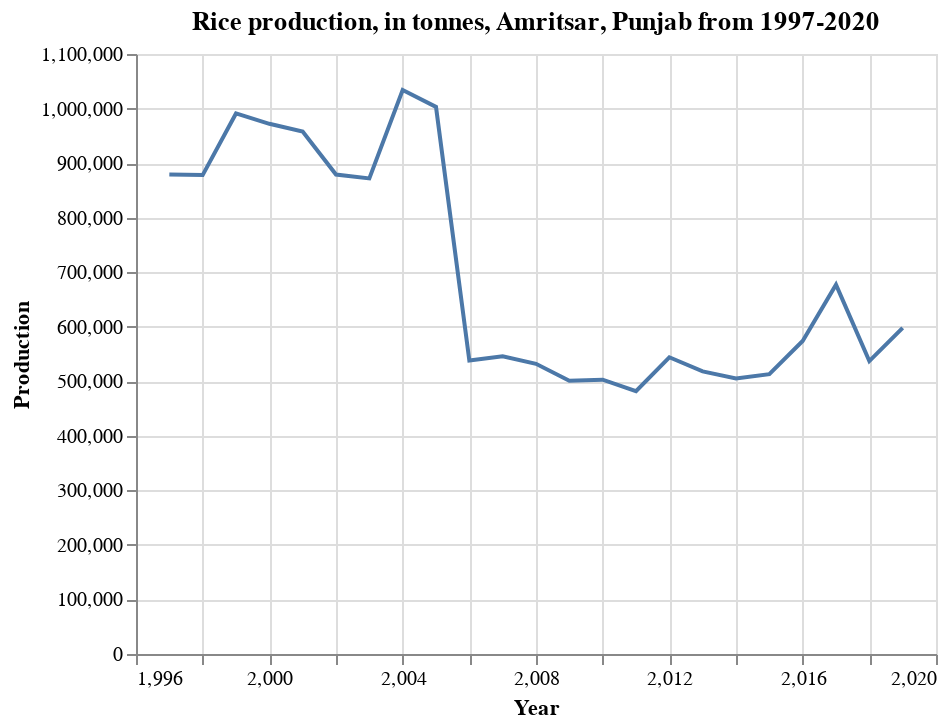

Notebook code for this chart:
### Markdown cell above
### Amritsar

### Code cell
df_pj_am = df_pj_rice.loc[df['District'] == 'AMRITSAR']

alt.Chart(df_pj_am).mark_line().encode(
    x='Year',
    y=('Production')
).properties(
    title='Rice production, in tonnes, Amritsar, Punjab from 1997-2020')

### Figure 1 — Vega-Lite specification as saved in the notebook (floating-point values rounded to 4 significant figures)
{"$schema": "https://vega.github.io/schema/vega-lite/v4.17.0.json", "config": {"view": {"continuousHeight": 300, "continuousWidth": 400}}, "data": {"name": "data-dc244bdb2d1e913294234ea54c1a34fd"}, "datasets": {"data-dc244bdb2d1e913294234ea54c1a34fd": [{"Area": 319000, "Area Units": "Hectare", "Crop": "Rice", "District": "AMRITSAR", "Production": 958000, "Production Units": "Tonnes", "Season": "Kharif", "State": "Punjab", "Year": 2001, "Yield": 3.003}, {"Area": 311000, "Area Units": "Hectare", "Crop": "Rice", "District": "AMRITSAR", "Production": 879000, "Production Units": "Tonnes", "Season": "Kharif", "State": "Punjab", "Year": 2002, "Yield": 2.826}, {"Area": 326000, "Area Units": "Hectare", "Crop": "Rice", "District": "AMRITSAR", "Production": 872000, "Production Units": "Tonnes", "Season": "Kharif", "State": "Punjab", "Year": 2003, "Yield": 2.675}, {"Area": 334000, "Area Units": "Hectare", "Crop": "Rice", "District": "AMRITSAR", "Production": 1034000, "Production Units": "Tonnes", "Season": "Kharif", "State": "Punjab", "Year": 2004, "Yield": 3.096}, {"Area": 345000, "Area Units": "Hectare", "Crop": "Rice", "District": "AMRITSAR", "Production": 1003000, "Production Units": "Tonnes", "Season": "Kharif", "State": "Punjab", "Year": 2005, "Yield": 2.907}, {"Area": 178000, "Area Units": "Hectare", "Crop": "Rice", "District": "AMRITSAR", "Production": 538000, "Production Units": "Tonnes", "Season": "Kharif", "State": "Punjab", "Year": 2006, "Yield": 3.022}, {"Area": 178000, "Area Units": "Hectare", "Crop": "Rice", "District": "AMRITSAR", "Production": 546000, "Production Units": "Tonnes", "Season": "Kharif", "State": "Punjab", "Year": 2007, "Yield": 3.067}, {"Area": 183000, "Area Units": "Hectare", "Crop": "Rice", "District": "AMRITSAR", "Production": 532000, "Production Units": "Tonnes", "Season": "Kharif", "State": "Punjab", "Year": 2008, "Yield": 2.907}, {"Area": 185000, "Area Units": "Hectare", "Crop": "Rice", "District": "AMRITSAR", "Production": 501000, "Production Units": "Tonnes", "Season": "Kharif", "State": "Punjab", "Year": 2009, "Yield": 2.708}, {"Area": 186000, "Area Units": "Hectare", "Crop": "Rice", "District": "AMRITSAR", "Production": 503000, "Production Units": "Tonnes", "Season": "Kharif", "State": "Punjab", "Year": 2010, "Yield": 2.704}, {"Area": 184000, "Area Units": "Hectare", "Crop": "Rice", "District": "AMRITSAR", "Production": 482000, "Production Units": "Tonnes", "Season": "Kharif", "State": "Punjab", "Year": 2011, "Yield": 2.62}, {"Area": 185000, "Area Units": "Hectare", "Crop": "Rice", "District": "AMRITSAR", "Production": 544000, "Production Units": "Tonnes", "Season": "Kharif", "State": "Punjab", "Year": 2012, "Yield": 2.941}, {"Area": 182000, "Area Units": "Hectare", "Crop": "Rice", "District": "AMRITSAR", "Production": 518000, "Production Units": "Tonnes", "Season": "Kharif", "State": "Punjab", "Year": 2013, "Yield": 2.846}, {"Area": 182000, "Area Units": "Hectare", "Crop": "Rice", "District": "AMRITSAR", "Production": 505000, "Production Units": "Tonnes", "Season": "Kharif", "State": "Punjab", "Year": 2014, "Yield": 2.775}, {"Area": 181000, "Area Units": "Hectare", "Crop": "Rice", "District": "AMRITSAR", "Production": 513000, "Production Units": "Tonnes", "Season": "Kharif", "State": "Punjab", "Year": 2015, "Yield": 2.834}, {"Area": 180000, "Area Units": "Hectare", "Crop": "Rice", "District": "AMRITSAR", "Production": 574000, "Production Units": "Tonnes", "Season": "Kharif", "State": "Punjab", "Year": 2016, "Yield": 3.189}, {"Area": 180000, "Area Units": "Hectare", "Crop": "Rice", "District": "AMRITSAR", "Production": 677000, "Production Units": "Tonnes", "Season": "Kharif", "State": "Punjab", "Year": 2017, "Yield": 3.761}, {"Area": 180000, "Area Units": "Hectare", "Crop": "Rice", "District": "AMRITSAR", "Production": 537000, "Production Units": "Tonnes", "Season": "Kharif", "State": "Punjab", "Year": 2018, "Yield": 2.983}, {"Area": 181000, "Area Units": "Hectare", "Crop": "Rice", "District": "AMRITSAR", "Production": 598000, "Production Units": "Tonnes", "Season": "Kharif", "State": "Punjab", "Year": 2019, "Yield": 3.304}, {"Area": 292000, "Area Units": "Hectare", "Crop": "Rice", "District": "AMRITSAR", "Production": 879000, "Production Units": "Tonnes", "Season": "Kharif", "State": "Punjab", "Year": 1997, "Yield": 3.01}, {"Area": 305000, "Area Units": "Hectare", "Crop": "Rice", "District": "AMRITSAR", "Production": 878000, "Production Units": "Tonnes", "Season": "Kharif", "State": "Punjab", "Year": 1998, "Yield": 2.879}, {"Area": 319000, "Area Units": "Hectare", "Crop": "Rice", "District": "AMRITSAR", "Production": 991000, "Production Units": "Tonnes", "Season": "Kharif", "State": "Punjab", "Year": 1999, "Yield": 3.107}, {"Area": 319000, "Area Units": "Hectare", "Crop": "Rice", "District": "AMRITSAR", "Production": 972000, "Production Units": "Tonnes", "Season": "Kharif", "State": "Punjab", "Year": 2000, "Yield": 3.047}]}, "encoding": {"x": {"field": "Year", "type": "quantitative"}, "y": {"field": "Production", "type": "quantitative"}}, "mark": "line", "title": "Rice production, in tonnes, Amritsar, Punjab from 1997-2020"}
